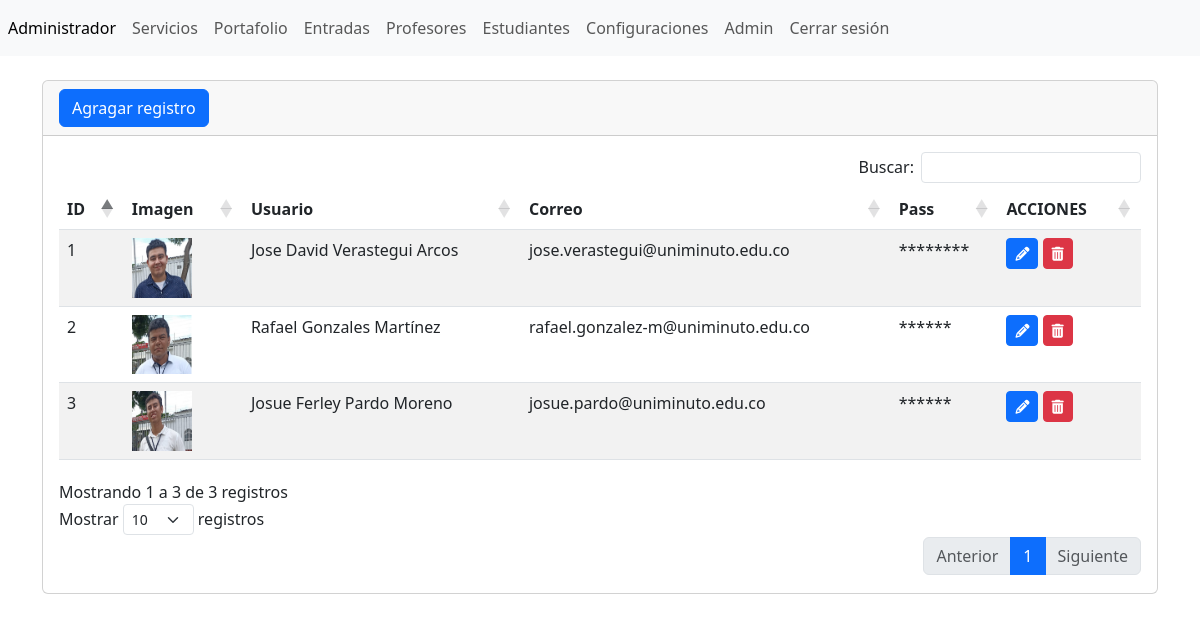
Screenshot of /admin/secciones/Admin/index.php (signed in) with the database file from the repository.
### tables this page shows
CREATE TABLE `tb_usuarios` (
  `ID` int(11) NOT NULL,
  `imagen` varchar(255) NOT NULL,
  `usuario` varchar(255) NOT NULL,
  `pass` varchar(255) NOT NULL,
  `correo` varchar(255) NOT NULL
);

### admin/secciones/Admin/index.php (the view, shortened to what this page needs)
<?php
include ("../../bd.php");
$sentencia=$conexion->prepare("SELECT * FROM `tb_usuarios`");
$sentencia->execute();
$listar_usuarios=$sentencia->fetchAll(PDO::FETCH_ASSOC);
include ("../../templates/header.php");
?>
<div class="card">
    <div class="card-header">
        <a name="" id="" class="btn btn-primary" href="crear.php" role="button">Agragar registro</a>
    </div>
    <div class="card-body">
    <div class="table-responsive-sm">
        <table id="tablas" class="table table-striped" style="width: 100%">
            <thead>
                <tr>
                    <th scope="col">ID</th>
                    <th scope="col">Imagen</th>
                    <th scope="col">Usuario</th>
                    <th scope="col">Correo</th>
                    <th scope="col">Pass</th>
                    <th scope="col">ACCIONES</th>
                </tr>
            </thead>
            <tbody>
                <?php foreach($listar_usuarios as $usuarios){?>
                <tr class="">
                    <td><?php echo $usuarios['ID'];?></td>
                    <td>
                        <img width="60" src="../../../assets/img/usuarios/<?php echo $usuarios['imagen']; ?>"/>
                    </td>
                    <td><?php echo $usuarios['usuario'];?></td>
                    <td><?php echo $usuarios['correo'];?></td>
                    <td><?php echo str_repeat('*', strlen($usuarios['pass'])); ?></td>
                    <td>
                     <a class="btn btn-sm btn-primary" href="editar.php?txtID=<?php echo $usuarios['ID']; ?>">
                      <i class="fa-solid fa-pencil"></i>
                     </a>
                     <a class="btn btn-sm btn-danger" href="index.php?txtID=<?php echo $usuarios['ID']; ?>">
                      <i class="fa-solid fa-trash-can"></i>
                     </a>
                    </td>
                </tr>
                <?php }?>
            </tbody>
        </table>
    </div>
    </div>
</div>
<?php include ("../../templates/footer.php"); ?>

### rows the page displays
tb_usuarios: ID "1", imagen (picture), usuario "Jose David Verastegui Arcos", correo "jose.verastegui@uniminuto.edu.co", pass "********"
tb_usuarios: ID "2", imagen (picture), usuario "Rafael Gonzales Martínez", correo "rafael.gonzalez-m@uniminuto.edu.co", pass "******"
tb_usuarios: ID "3", imagen (picture), usuario "Josue Ferley Pardo Moreno", correo "josue.pardo@uniminuto.edu.co", pass "******"
